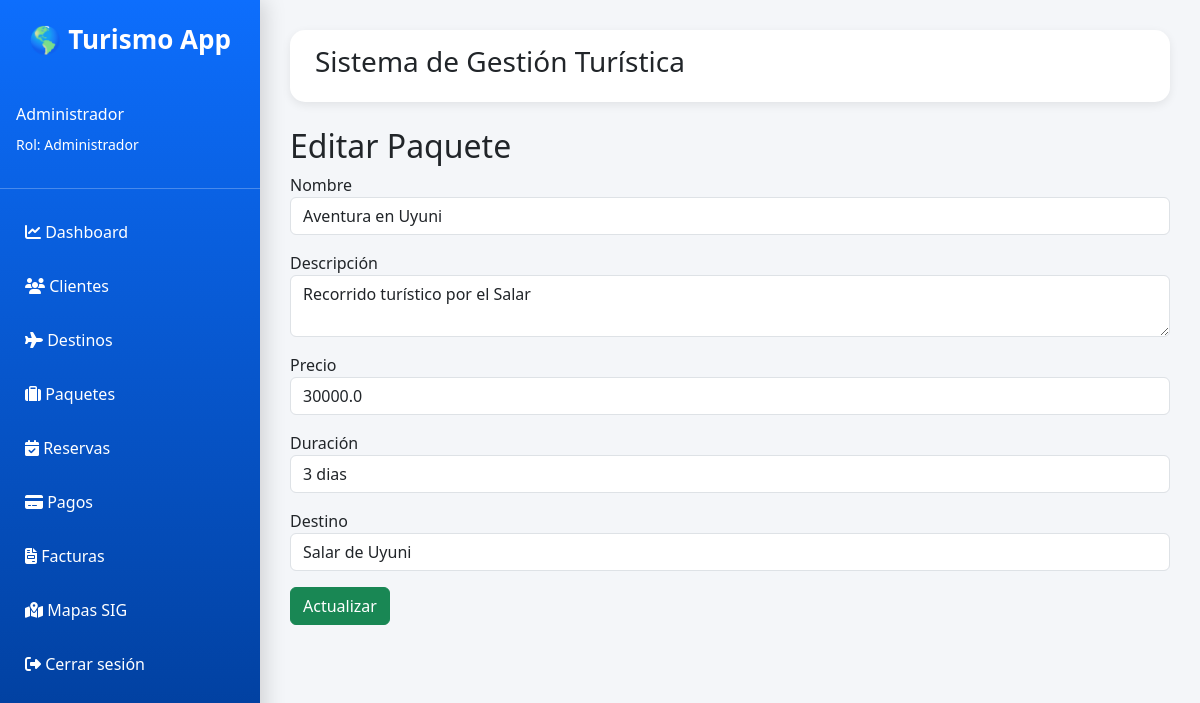
The page /paquetes/editar/1 (signed in) on the database its author committed.
### app/models.py (models this page shows, shortened)
class Usuario(UserMixin, db.Model):
    __tablename__ = "usuarios"
    id = db.Column(
        db.Integer,
        primary_key=True
    )
    nombre = db.Column(
        db.String(100),
        nullable=False
    )
    correo = db.Column(
        db.String(100),
        unique=True,
        nullable=False
    )
    password = db.Column(
        db.String(255),
        nullable=False
    )
    rol_id = db.Column(
        db.Integer,
        db.ForeignKey("roles.id"),
        nullable=False
    )

class Rol(db.Model):
    __tablename__ = "roles"
    id = db.Column(
        db.Integer,
        primary_key=True
    )
    nombre = db.Column(
        db.String(50),
        unique=True,
        nullable=False
    )
    usuarios = db.relationship(
        "Usuario",
        backref="rol",
        lazy=True
    )

class Paquete(db.Model):
    __tablename__ = "paquetes"
    id = db.Column(
        db.Integer,
        primary_key=True
    )
    nombre = db.Column(
        db.String(100),
        nullable=False
    )
    descripcion = db.Column(
        db.Text
    )
    precio = db.Column(
        db.Float,
        nullable=False
    )
    duracion = db.Column(
        db.String(50)
    )
    destino_id = db.Column(
        db.Integer,
        db.ForeignKey("destinos.id"),
        nullable=False
    )
    destino = db.relationship(
        "Destino",
        backref="paquetes"
    )

class Destino(db.Model):
    __tablename__ = "destinos"
    id = db.Column(
        db.Integer,
        primary_key=True
    )
    nombre = db.Column(
        db.String(100),
        nullable=False
    )
    departamento = db.Column(
        db.String(100),
        nullable=False
    )
    descripcion = db.Column(
        db.Text
    )
    latitud = db.Column(
        db.Float
    )
    longitud = db.Column(
        db.Float
    )
    imagen = db.Column(
        db.String(255)
    )

### app/paquetes/routes.py (the view, shortened to what this page needs)
@paquetes_bp.route("/editar/<int:id>", methods=["GET", "POST"])
def editar_paquete(id):
    if current_user.rol.nombre == "Cliente":
        abort(403)
    paquete = Paquete.query.get_or_404(id)
    destinos = Destino.query.all()
    return render_template(
        "paquetes/editar.html",
        paquete=paquete,
        destinos=destinos
    )

### app/templates/paquetes/editar.html
{% extends 'base.html' %}
{% block content %}
<h2>Editar Paquete</h2>
<form method="POST">
    <div class="mb-3">
        <label>Nombre</label>
        <input type="text"
               name="nombre"
               class="form-control"
               value="{{ paquete.nombre }}">
    </div>
    <div class="mb-3">
        <label>Descripción</label>
        <textarea name="descripcion"
                  class="form-control">{{ paquete.descripcion }}</textarea>
    </div>
    <div class="mb-3">
        <label>Precio</label>
        <input type="number"
               step="0.01"
               name="precio"
               class="form-control"
               value="{{ paquete.precio }}">
    </div>
    <div class="mb-3">
        <label>Duración</label>
        <input type="text"
               name="duracion"
               class="form-control"
               value="{{ paquete.duracion }}">
    </div>
    <div class="mb-3">
        <label>Destino</label>
        <select name="destino_id"
                class="form-control">
            {% for destino in destinos %}
            <option value="{{ destino.id }}"
            {% if destino.id == paquete.destino_id %}
                selected
            {% endif %}
            >
                {{ destino.nombre }}
            </option>
            {% endfor %}
        </select>
    </div>
    <button class="btn btn-success">
        Actualizar
    </button>
</form>
{% endblock %}

### app/templates/base.html (shortened to what this page needs)
<!DOCTYPE html>
<html lang="es">
<head>
<link href="https://cdn.jsdelivr.net/npm/bootstrap@5.3.7/dist/css/bootstrap.min.css" rel="stylesheet">
<link rel="stylesheet"
href="https://cdnjs.cloudflare.com/ajax/libs/font-awesome/6.5.2/css/all.min.css">
</head>
<body>
<div class="sidebar offcanvas-md offcanvas-start"
     tabindex="-1"
     id="menu">
<div class="logo">
    🌎 Turismo App
</div>
{% if current_user.is_authenticated %}
<div class="text-white p-3">
    <h6>{{ current_user.nombre }}</h6>
    <small>
        Rol: {{ current_user.rol.nombre }}
    </small>
</div>
<hr>
{% endif %}
{% if current_user.is_authenticated %}
    {% if current_user.rol.nombre == "Administrador" %}
        <a href="/dashboard">
            <i class="fa-solid fa-chart-line"></i>
            Dashboard
        </a>
        <a href="/clientes">
            <i class="fa-solid fa-users"></i>
            Clientes
        </a>
        <a href="/destinos">
            <i class="fa-solid fa-plane"></i>
            Destinos
        </a>
        <a href="/paquetes">
            <i class="fa-solid fa-suitcase"></i>
            Paquetes
        </a>
        <a href="/reservas">
            <i class="fa-solid fa-calendar-check"></i>
            Reservas
        </a>
        <a href="/pagos">
            <i class="fa-solid fa-credit-card"></i>
            Pagos
        </a>
        <a href="/facturas">
            <i class="fa-solid fa-file-invoice"></i>
            Facturas
        </a>
        <a href="/mapas">
            <i class="fa-solid fa-map-location-dot"></i>
            Mapas SIG
        </a>
    {% endif %}
    <a href="/auth/logout">
        <i class="fa-solid fa-right-from-bracket"></i>
        Cerrar sesión
    </a>
{% endif %}
</div>
<div class="content">
<div class="topbar">
    <h3>
        Sistema de Gestión Turística
    </h3>
</div>
{% block content %}
{% endblock %}
</div>
</body>
</html>

### app/templates/base.html (style rules this page uses)
* { margin:0; padding:0; box-sizing:border-box; }
body { background:#f4f6f9; font-family:'Segoe UI',sans-serif; }
.sidebar { position:fixed; top:0; left:0; width:260px; height:100vh; background:linear-gradient( 180deg, #0d6efd, #003b95 ); color:white; padding-top:20px; box-shadow:5px 0 20px rgba(0,0,0,.15); transition:transform .35s ease; z-index:1050; }
.logo { text-align:center; font-size:26px; font-weight:bold; margin-bottom:30px; }
.sidebar a { display:block; color:white; text-decoration:none; padding:15px 25px; transition:.3s; }
.content { margin-left:260px; padding:30px; }
.topbar { background:white; border-radius:15px; padding:15px 25px; margin-bottom:25px; box-shadow:0 3px 10px rgba(0,0,0,.08); }

### rows shown on the page
Usuario: nombre "Administrador"
Rol: rol.nombre "Administrador"
Paquete: nombre "Aventura en Uyuni", descripcion "Recorrido turístico por el Salar", precio "30000.0", duracion "3 dias", destino_id "Salar de Uyuni"
